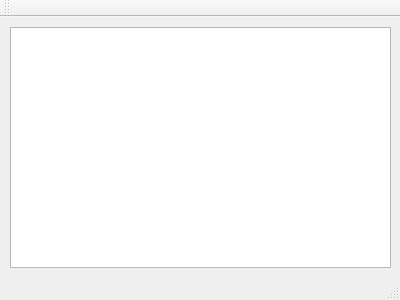
<?xml version="1.0" encoding="UTF-8"?>
<ui version="4.0">
 <class>MainWindow</class>
 <widget class="QMainWindow" name="MainWindow">
  <property name="geometry">
   <rect>
    <x>0</x>
    <y>0</y>
    <width>400</width>
    <height>300</height>
   </rect>
  </property>
  <property name="windowTitle">
   <string>MainWindow</string>
  </property>
  <widget class="QWidget" name="centralWidget">
   <widget class="QTableView" name="tableView">
    <property name="geometry">
     <rect>
      <x>10</x>
      <y>10</y>
      <width>381</width>
      <height>241</height>
     </rect>
    </property>
   </widget>
  </widget>
  <widget class="QMenuBar" name="menuBar">
   <property name="geometry">
    <rect>
     <x>0</x>
     <y>0</y>
     <width>400</width>
     <height>23</height>
    </rect>
   </property>
  </widget>
  <widget class="QToolBar" name="mainToolBar">
   <attribute name="toolBarArea">
    <enum>TopToolBarArea</enum>
   </attribute>
   <attribute name="toolBarBreak">
    <bool>false</bool>
   </attribute>
  </widget>
  <widget class="QStatusBar" name="statusBar"/>
 </widget>
 <layoutdefault spacing="6" margin="11"/>
 <resources/>
 <connections/>
</ui>
